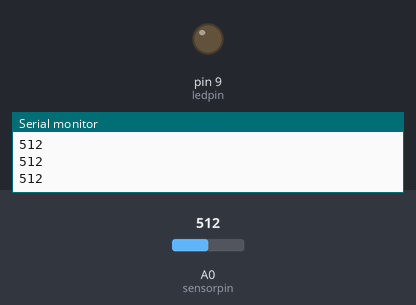
Simulated run of this sketch. Board: Arduino Uno, built with avr-gcc and run on an emulated ATmega328P. Parts: output pins drawn as LEDs (lit = HIGH), the last lines printed to the serial monitor. Inputs (shaded band) come from the test bench; at power-on: A0 (sensorpin) = 512.

Above: at 1.2 s.
1.3 s: A0 (sensorpin) set to 422
2.8 s: A0 (sensorpin) set to 400
At 4.0 s:
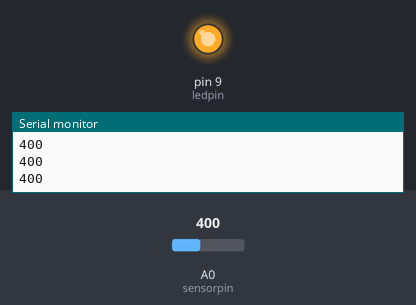
4.3 s: A0 (sensorpin) set to 604
5.8 s: A0 (sensorpin) set to 624
At 6.5 s:
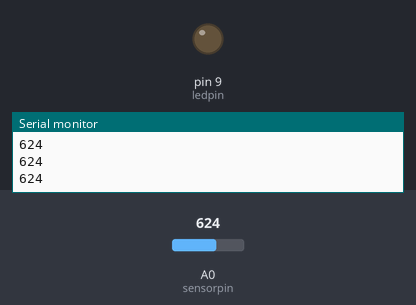
7.3 s: A0 (sensorpin) set to 306
At 7.7 s:
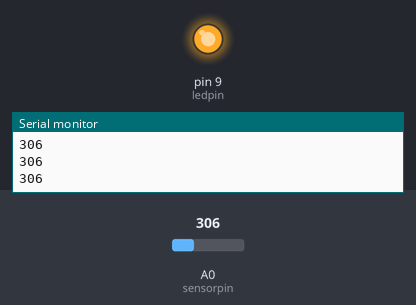
Timing chart, 0 to 9.8 s (numbered marks = the images above; inputs shaded):
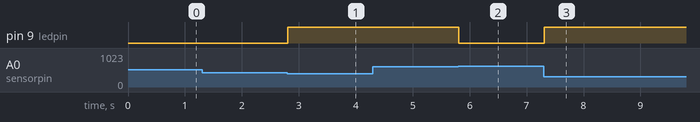

Measured:
- the behaviour switches between 409 and 408 on A0 (sensorpin) (found by bisection; images 0 and 1)
- the behaviour switches between 613 and 614 on A0 (sensorpin) (found by bisection; images 1 and 2)
- after the input at 2.8 s, pin 9 (ledpin): LOW → HIGH at once
- after the input at 5.8 s, pin 9 (ledpin): HIGH → LOW at once
- after the input at 7.3 s, pin 9 (ledpin): LOW → HIGH at once

The sketch:

from_analog_to_digital.ino
```cpp
const int threshold = 511;
const int hysteresis = 102;
const int sensorpin = 0;
const int ledpin = 9;

boolean wasbright = true;

void setup() {
  pinMode(ledpin, OUTPUT);

  digitalWrite(ledpin, LOW);
  Serial.begin(9600);
}

void loop() {
  int brightness = analogRead(sensorpin);
  Serial.print(brightness);
  Serial.print("\n");
  boolean isbright = wasbright;


  if (brightness > (threshold + hysteresis)) {
    isbright = true;
  } else if (brightness < (threshold - hysteresis)) {
    isbright = false;
  } else {

  }

  if (!wasbright && isbright) {
    onbrightenup();
  } else if (wasbright && !isbright) {
    ondarkenup();
  }

  wasbright = isbright;

  delay(10);
}

void onbrightenup() {
  digitalWrite(ledpin, LOW);
}

void ondarkenup() {
  digitalWrite(ledpin, HIGH);
}
```
